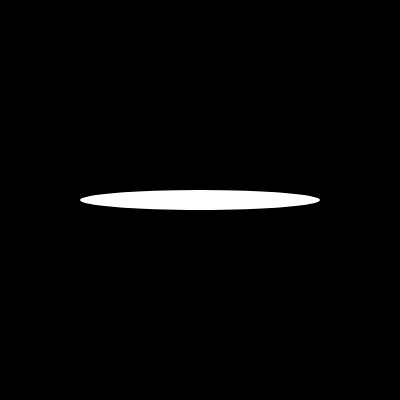
Frame 1 (no input)
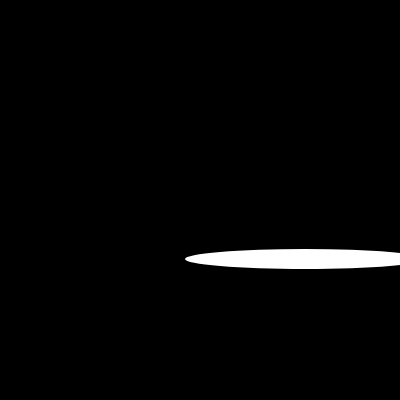
Frame 60 (no input)
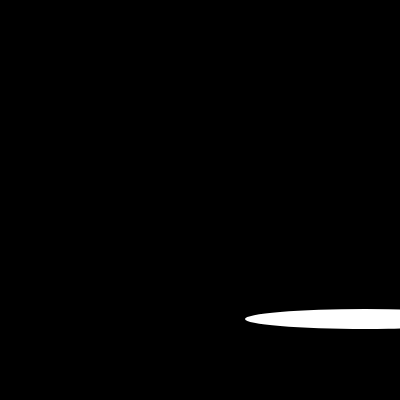
Frame 120 (the mouse pressed at the canvas centre since frame 60)

The p5.js sketch that drew these frames (run headless with seeded random() and noise() and a simulated clock; from frame 60 on, the mouse is pressed at the canvas centre):

// p5.js sketch
// ── sketch.js
// Create global variables for ball position, ball properties
let ballX, ballY;
let ballSpeedX, ballSpeedY;
let ballRadius;

// set up everything that doesn't change
function setup() {
  createCanvas(400, 400);
  background(225);
  frameRate(160);
  
  // Initialize ball position and properties
  ballX = width / 2;
  ballY = height / 2;
  ballSpeedX = 15;
  ballSpeedY = 1;
  ballRadius = 20;
}

// create a ball on a screen 
function draw() {
  background(0); // Clear the screen for each frame

  // Draw the ball
  fill('white');
  noStroke();
  ellipse(ballX, ballY, ballRadius * 12, ballRadius * 1);

  // move a ball continuously until it reaches the boundary of a screen
  ballX += ballSpeedX;
  ballY += ballSpeedY;

  // when the ball reaches the boundary, reverse the movement
  if (ballX + ballRadius > width || ballX - ballRadius < 0) {
    ballSpeedX *= -1;
  }
  if (ballY + ballRadius > height || ballY - ballRadius < 0) {
    ballSpeedY *= -1;
  }
}
